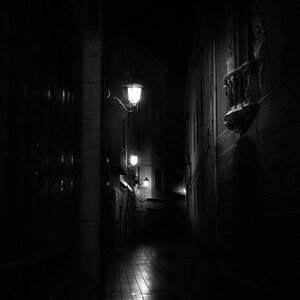
#> input picture anhTest.jpg, 300 x 300 px
$ jupyter execute --allow-errors Hough.ipynb
#> lines starting #> are read from the running program, lines starting #| are printed output that depends on the picture; after the words box and inside, x2 and y2 are one past the last pixel; in counts of white or black regions, pixels touching at a corner belong together
# Biến đổi Hough đa tỉ lệ

[cell 1]
import numpy as np
import cv2 as cv
import matplotlib.pyplot as plt

[cell 2]
def p(theta, x, y):
    return x * np.cos(theta) + y * np.sin(theta)

[cell 3]
np.cos(np.pi/2)

[cell 4]
x = 5
y = 3
delta_theta = np.linspace(0, np.pi, 180)

[cell 5]
img = cv.imread("anhTest.jpg", cv.IMREAD_GRAYSCALE)
#> img is the input picture: shape (300, 300); min 0, max 255, mean 13.6

[cell 6]
H, W = img.shape
#> H = 300; W = 300
H
#> Out = 300

[cell 7]
# [21 lines left out: function convol2d, not called in this run]

## tìm cạnh

[cell 8]
def D(H, W):
    return np.sqrt(np.pow(H, 2) + np.pow(W, 2))

[cell 9]
t_lower = 30
t_upper = 100
edges = cv.Canny(img, t_lower, t_upper)
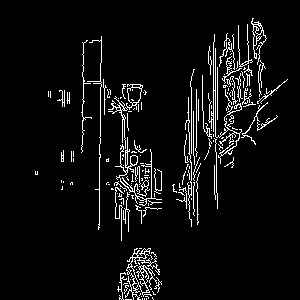
#> edges: shape (300, 300); 5.8% white in thin lines or dots, all inside (x1, y1, x2, y2) = (35, 18, 288, 300)
edges

## Xây dựng hàm

[cell 10]
def p(x, y, Theta):
    return x * np.cos(Theta) + y * np.sin(Theta)

[cell 11]
theta_range = np.deg2rad(np.arange(0, 180, 1))
rho_range = np.arange(-1 * D(H, W), D(H, W), 1)
#> rho_range = 849 values from -424.3 to 423.7
